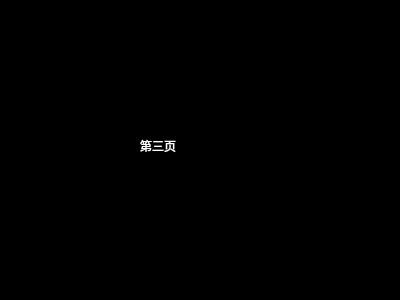
<?xml version="1.0" encoding="UTF-8"?>
<ui version="4.0">
 <class>thirdpage</class>
 <widget class="QWidget" name="thirdpage">
  <property name="geometry">
   <rect>
    <x>0</x>
    <y>0</y>
    <width>400</width>
    <height>300</height>
   </rect>
  </property>
  <property name="windowTitle">
   <string>Form</string>
  </property>
  <property name="styleSheet">
   <string notr="true">QWidget{background-color:black;color:white;}</string>
  </property>
  <widget class="QLabel" name="label">
   <property name="geometry">
    <rect>
     <x>140</x>
     <y>120</y>
     <width>81</width>
     <height>51</height>
    </rect>
   </property>
   <property name="text">
    <string>第三页</string>
   </property>
  </widget>
 </widget>
 <resources/>
 <connections/>
</ui>
